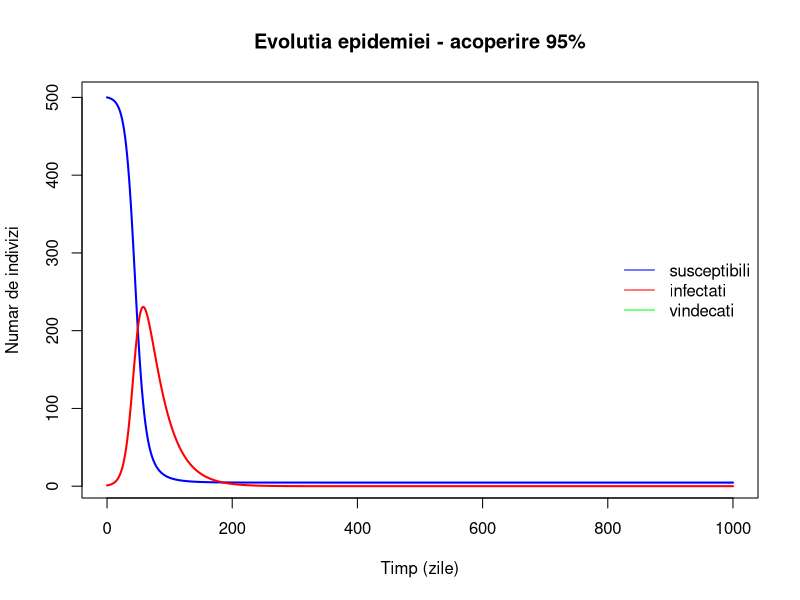

The R script that drew this image:
### SIR POLIO MODEL

library(deSolve)
library(ggplot2)

# SIR MODEL

sir_equations <- function(time, variables, parameters) {
  with(as.list(c(variables, parameters)), {
    dS <- -beta*I*S
    dI <- beta*I*S - gamma*I
    dR <- gamma*I
    return(list(c(dS,dI,dR)))
  })
}

# PARAMETERS

parameters <- c(
    beta = 0.000337,
    gamma = 1/28
    )


# INITIAL CONDITIONS

start_conditions <- c(S = 500 , I = 1, R = 9500)
time_interval <- seq(0,1000)

# RUN MODEL

values <- ode(
    y = start_conditions,
    times = time_interval,
    func = sir_equations,
    parms = parameters
    
)

# CHANGE TO DATAFRAME 

values <- as.data.frame(values)

# PLOT

with(values, {
  plot(time, S, type = "l", col = "blue", lwd = 2, # plot susceptibles
       xlab = "Timp (zile)",
       ylab = "Numar de indivizi",
       #ylim = c(0,10000),
       main = "Evolutia epidemiei - acoperire 95%")
  lines(time, I, col = "red", lwd = 2) # plot infected
  lines(time, R, col = "green", lwd = 2) # plot recovered
})

legend("right", c("susceptibili", "infectati", "vindecati"),
       col = c("blue", "red", "green"), lty = 1, bty = "n")
